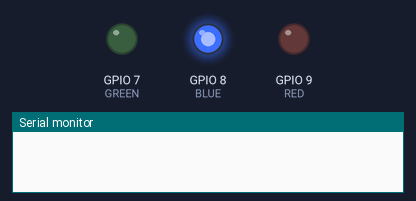
Bench run of a sketch on a simulated ESP32. On the bench: output pins drawn as LEDs (lit = HIGH), the last lines printed to the serial monitor. WiFi joins after 1.5 s; servers stay silent unless stated; nothing arrives over Bluetooth unless stated.

Above: at 0.1 s.
At 1.6 s:
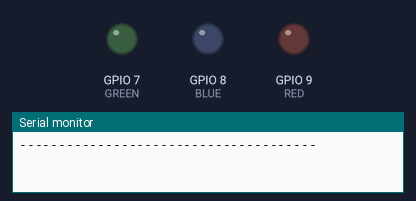
At 21.6 s:
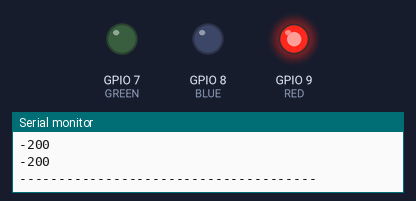
Timing chart, 0 to 23.1 s (numbered marks = the images above):
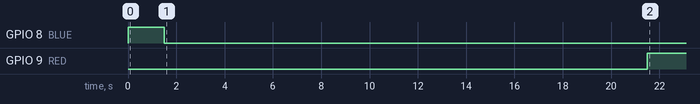

Measured:
- by itself, GPIO 9 (RED): LOW → HIGH at 21.5 s

The sketch:

Office_Ubidots.ino
```cpp
#include <Ubidots.h>

#include <BLEDevice.h>
#include <BLEScan.h>

#define UBI_TOKEN "YOUR_UBIDOTS_TOKEN"
#define UBI_DEVICE_LABEL "YOUR_UBIDOTS_DEVICE_LABEL"
#define WIFI_SSID "YOUR_WIFI_SSID"
#define WIFI_PSWD "YOUR_WIFI_PASSWORD"
#define KNOWN_DEVICE "YOUR_BLE_DEVICE_MAC_ADDRESS"

#define GREEN D8
#define BLUE D9
#define RED D10

int rssi = 0;
int threshold = -50;
bool inOffice = 0;

BLEScan* pBLEScan;

Ubidots device(UBI_TOKEN, UBI_HTTP);

void updateStatus(bool isHere){
    if(isHere){
        digitalWrite(GREEN, HIGH);
        digitalWrite(RED, LOW);
    }
    else{
        digitalWrite(GREEN, LOW);
        digitalWrite(RED, HIGH);
    }
}

void scanForDevices() {
    BLEDevice::init("");
    BLEScan* pBLEScan = BLEDevice::getScan();
    pBLEScan->setActiveScan(true);
    BLEScanResults foundDevices = pBLEScan->start(4);

    for (int i = 0; i < foundDevices.getCount(); i++) {
            BLEAdvertisedDevice device = foundDevices.getDevice(i);
            if (device.getAddress().toString() == KNOWN_DEVICE) {
                rssi = device.getRSSI();
            }
    }
    pBLEScan->clearResults();
}


void setup() {
    pinMode(RED, OUTPUT);
    pinMode(BLUE, OUTPUT);
    pinMode(GREEN, OUTPUT);

    digitalWrite(RED, LOW);
    digitalWrite(BLUE, HIGH);
    digitalWrite(GREEN, LOW);

    Serial.begin(115200);
    device.wifiConnect(WIFI_SSID, WIFI_PSWD);
    // device.setDebug(true);

    // digitalWrite(RED, LOW);
    digitalWrite(BLUE, LOW);
    // digitalWrite(GREEN, LOW);
}

void loop() {
    Serial.println("--------------------------------------");
    if(WiFi.status() == WL_CONNECTED){
        digitalWrite(BLUE, LOW);
        int tem = device.get(UBI_DEVICE_LABEL, "THRESHOLD");
        if(tem >= -100){
            threshold = tem;
        }
    }
    int avg = 0;
    for(int i=0;i<5;i++){
        rssi = -200;
        scanForDevices();
        Serial.println(rssi);
        avg += rssi;
    }

    avg /= 5;
    inOffice = avg >= threshold;

    updateStatus(inOffice);

    if(WiFi.status() == WL_CONNECTED){
        digitalWrite(BLUE, LOW);
        device.add("RSSI_OFFICE", avg);
        device.add("IN_OFFICE", inOffice);
        device.send(UBI_DEVICE_LABEL);
    }
    else{
        digitalWrite(BLUE, HIGH);
        WiFi.begin(WIFI_SSID, WIFI_PSWD);
    }
}
```
